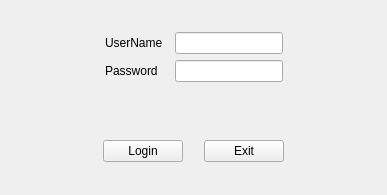
<?xml version="1.0" encoding="UTF-8"?>
<ui version="4.0">
 <class>MainWindow</class>
 <widget class="QMainWindow" name="MainWindow">
  <property name="geometry">
   <rect>
    <x>0</x>
    <y>0</y>
    <width>387</width>
    <height>195</height>
   </rect>
  </property>
  <property name="windowTitle">
   <string>MainWindow</string>
  </property>
  <widget class="QWidget" name="centralwidget">
   <layout class="QVBoxLayout" name="verticalLayout">
    <item>
     <widget class="QWidget" name="widget" native="true">
      <property name="sizePolicy">
       <sizepolicy hsizetype="Preferred" vsizetype="Fixed">
        <horstretch>0</horstretch>
        <verstretch>0</verstretch>
       </sizepolicy>
      </property>
      <layout class="QGridLayout" name="gridLayout">
       <item row="0" column="0">
        <spacer name="horizontalSpacer">
         <property name="orientation">
          <enum>Qt::Horizontal</enum>
         </property>
         <property name="sizeHint" stdset="0">
          <size>
           <width>40</width>
           <height>20</height>
          </size>
         </property>
        </spacer>
       </item>
       <item row="1" column="3">
        <widget class="QLineEdit" name="lineEdit_2">
         <property name="echoMode">
          <enum>QLineEdit::PasswordEchoOnEdit</enum>
         </property>
        </widget>
       </item>
       <item row="1" column="1" colspan="2">
        <widget class="QLabel" name="label_2">
         <property name="text">
          <string>Password</string>
         </property>
        </widget>
       </item>
       <item row="0" column="1">
        <widget class="QLabel" name="label">
         <property name="text">
          <string>UserName</string>
         </property>
        </widget>
       </item>
       <item row="0" column="4">
        <spacer name="horizontalSpacer_2">
         <property name="orientation">
          <enum>Qt::Horizontal</enum>
         </property>
         <property name="sizeHint" stdset="0">
          <size>
           <width>40</width>
           <height>20</height>
          </size>
         </property>
        </spacer>
       </item>
       <item row="0" column="3">
        <widget class="QLineEdit" name="lineEdit"/>
       </item>
      </layout>
     </widget>
    </item>
    <item>
     <spacer name="verticalSpacer">
      <property name="orientation">
       <enum>Qt::Vertical</enum>
      </property>
      <property name="sizeType">
       <enum>QSizePolicy::Fixed</enum>
      </property>
      <property name="sizeHint" stdset="0">
       <size>
        <width>20</width>
        <height>20</height>
       </size>
      </property>
     </spacer>
    </item>
    <item>
     <widget class="QWidget" name="widget_2" native="true">
      <property name="sizePolicy">
       <sizepolicy hsizetype="Preferred" vsizetype="Fixed">
        <horstretch>0</horstretch>
        <verstretch>0</verstretch>
       </sizepolicy>
      </property>
      <layout class="QHBoxLayout" name="horizontalLayout">
       <item>
        <spacer name="horizontalSpacer_3">
         <property name="orientation">
          <enum>Qt::Horizontal</enum>
         </property>
         <property name="sizeHint" stdset="0">
          <size>
           <width>40</width>
           <height>20</height>
          </size>
         </property>
        </spacer>
       </item>
       <item>
        <widget class="QPushButton" name="pushButton">
         <property name="text">
          <string>Login</string>
         </property>
        </widget>
       </item>
       <item>
        <spacer name="horizontalSpacer_5">
         <property name="orientation">
          <enum>Qt::Horizontal</enum>
         </property>
         <property name="sizeType">
          <enum>QSizePolicy::Fixed</enum>
         </property>
         <property name="sizeHint" stdset="0">
          <size>
           <width>15</width>
           <height>20</height>
          </size>
         </property>
        </spacer>
       </item>
       <item>
        <widget class="QPushButton" name="pushButton_2">
         <property name="text">
          <string>Exit</string>
         </property>
        </widget>
       </item>
       <item>
        <spacer name="horizontalSpacer_4">
         <property name="orientation">
          <enum>Qt::Horizontal</enum>
         </property>
         <property name="sizeHint" stdset="0">
          <size>
           <width>40</width>
           <height>20</height>
          </size>
         </property>
        </spacer>
       </item>
      </layout>
     </widget>
    </item>
   </layout>
  </widget>
 </widget>
 <resources/>
 <connections/>
</ui>
